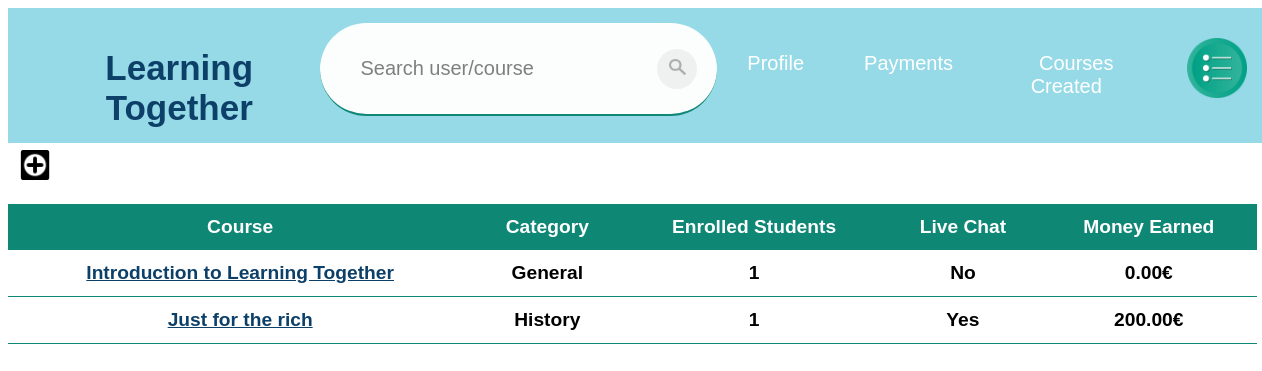
Screenshot of /courseCreated/1 (signed in) with the database file from the repository.
### app/models.py (models this page shows, shortened)
class CoursesMade(models.Model):
    publicId = models.ForeignKey(Public, on_delete=models.CASCADE)
    courseId = models.ForeignKey(Course, on_delete=models.CASCADE)

class Course(models.Model):
    categoryId = models.ForeignKey(Category, on_delete=models.PROTECT)
    name = models.CharField(max_length=100)
    averageMasterTime = models.SmallIntegerField()
    price = models.DecimalField(max_digits=6, decimal_places=2)
    description = models.CharField(max_length=200, blank=True)
    link = models.CharField(max_length=200, default="")

class Category(models.Model):
    category = models.CharField(max_length=50)

### app/views.py (the view)
# urls.py: path('courseCreated/<id>',views.courseCreated,name="courseCreated"),
def courseCreated(request, id):
    profile = models.Profile.objects.filter(userId__exact=id)
    public = models.Public.objects.filter(profileId__exact=profile[0].id)
    coursesMade = models.CoursesMade.objects.filter(
        publicId__exact=public[0].id)
    thisUser = False
    if request.user.is_authenticated:
        if profile[0].userId.id == request.user.id:
            thisUser = True
    students = []
    liveChats = []
    moneyEarned = []
    for courseMade in coursesMade:
        numStudents = models.CoursesEnrolled.objects.filter(
            courseId__exact=courseMade.courseId).count()
        students.append(numStudents)
        liveChat = models.LiveChat.objects.filter(
            courseId__exact=courseMade.courseId)
        if not liveChat:
            liveChat = [None]
            chat_enable = None
        elif liveChat[0].chat_enable == 0:
            chat_enable = 0
        elif liveChat[0].chat_enable == 1:
            chat_enable = 1
        liveChats.append(chat_enable)
        moneyEarned.append(numStudents * courseMade.courseId.price)
    data = zip(coursesMade, students, liveChats, moneyEarned)
    return render(request, "app/courseCreated.html", {'coursesMade': coursesMade, 'data': data, 'thisUser': thisUser, 'userId': id, 'showOptions': True})

### templates/app/courseCreated.html (shortened to what this page needs)
{% extends 'app/base.html' %}
{% block content %}
{% load static %}
{% include 'app/navBar.html' with thisUser=thisUser userId=userId showOptions=showOptions %}
{% if thisUser %}
    <a href="../createNewCourse" class="button"><img class="plusImg" src="{% static 'images/' %}plus.png"></a>
    <br><br>
{% endif %}
{% if coursesMade  %}
    <table class="table">
        <thead>
            <th>Course</th>
            <th>Category</th>
            <th>Enrolled Students</th>
            <th>Live Chat</th>
            {% if thisUser %}
                <th>Money Earned</th>
            {% endif %}
        </thead>
        {% for courseMade, numStudents, liveChat, moneyEarned in data %}
            <tbody>
                <th><a class="pretty" href="../course/{{ courseMade.courseId.id }}">{{courseMade.courseId.name}}</a></th>
                <th><b>{{ courseMade.courseId.categoryId.category }}</b></th>
                <th>{{ numStudents }}</th>
                {% if not liveChat or liveChat == 0%}
                <th>No</th>
                {% else %}
                <th>Yes</th>
                {% endif %}
                {% if thisUser %}
                <th>{{ moneyEarned }}€</th>
                {% endif %}
            </tbody>
        {% endfor %}
    </table>
{% endif %}
{% endblock %}

### static/test.css (style rules this page uses)
body { background-color: rgb(255, 255, 255); font-family: sans-serif; }

### templates/app/courseCreated.html (style rules this page uses)
.plusImg { width: 30px; }
.button { position: fixed; top: 150px; left: 20px; border:0; background-color: transparent; cursor: pointer; }
.pretty { font-weight: bolder; color: rgb(13, 64, 105); }
.table { border-collapse: collapse; margin: 25px 0; font-size: 1.2em; min-width: 99vw; }
.table th, .table td { padding: 12px; }

### templates/app/searchBar.html (style rules this page uses)
img { width: 13px; }
::placeholder { color:rgba(0, 0, 0, 0.514); }

### rows the page displays
CoursesMade: courseId.name "Introduction to Learning Together", courseId.categoryId.category "General", numStudents "1", shows "No", moneyEarned "0.00"
CoursesMade: courseId.name "Just for the rich", courseId.categoryId.category "History", publicId "1", shows "Yes", moneyEarned "200.00"
